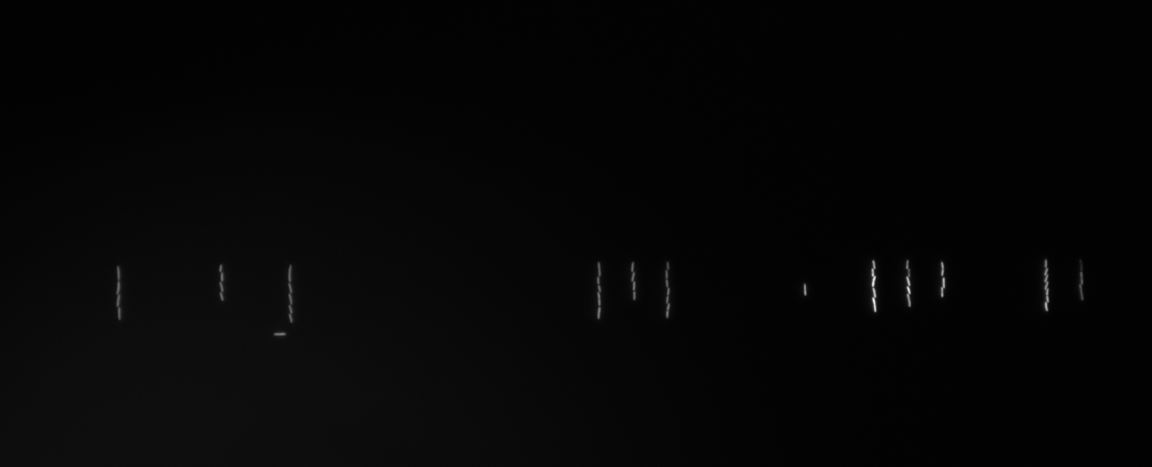
#> input picture prototyping/6_93_mCherry.tiff, 2304 x 934 px (shown at 1/2 size)
$ jupyter execute quickseg_test.ipynb   (older library calls are emulated)
#> lines starting #> are read from the running program, lines starting #| are printed output that depends on the picture; after the words box and inside, x2 and y2 are one past the last pixel; in counts of white or black regions, pixels touching at a corner belong together
[cell 1]
import matplotlib.pyplot as plt
import numpy as np
import requests
from PIL import Image
from matplotlib.pyplot import imshow
from skimage.morphology import erosion, dilation, opening, closing
from skimage.filters import threshold_otsu, threshold_niblack, threshold_sauvola
from skimage.measure import regionprops_table, label
import pandas as pd

[cell 2]
test_image = np.array(Image.open("6_93_mCherry.tiff"))[500:700,:]
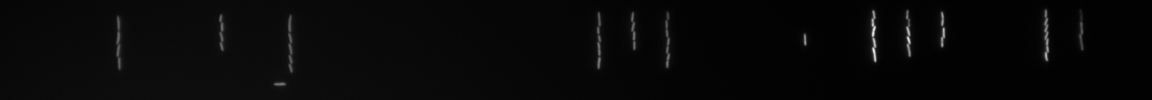
#> test_image: shape (200, 2304) uint16 (shown at 1/2 size); min 165, max 10499, mean 500.9; drawn with min black and max white

[cell 3]
plt.figure(figsize=(45,25))
niblack_thresholded = threshold_niblack(test_image,k=0.001,window_size=7)
niblack_binary = test_image > niblack_thresholded
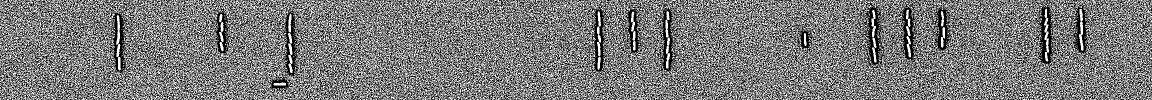
#> niblack_binary: shape (200, 2304) bool (shown at 1/2 size); 47.9% white in thin lines or dots
niblack_binary_opened = opening(niblack_binary,selem=np.ones((1,4)))
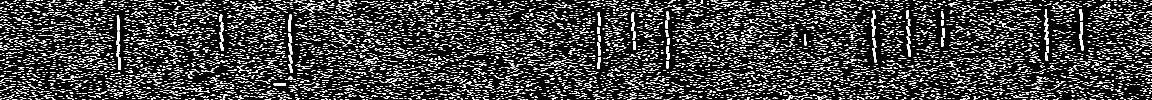
#> niblack_binary_opened: shape (200, 2304) bool (shown at 1/2 size); 14.1% white in thin lines or dots
plt.imshow(niblack_binary_opened)
final_seg = niblack_binary_opened

[cell 4]
cells_labeled = label(niblack_binary_opened)
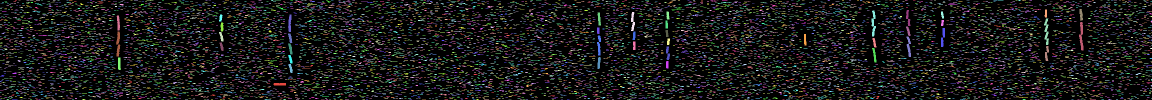
#> cells_labeled: shape (200, 2304) int32 (shown at 1/2 size); 9035 distinct labels, from 0 to 9034; one colour per label, 0 black

[cell 5]
cell_data = regionprops_table(label_image = cells_labeled,
                              intensity_image = test_image, properties=[
                                  "label", "area", "mean_intensity",
                                  "major_axis_length","minor_axis_length", "centroid", "eccentricity"])
#> cell_data = 8 items
cell_data = pd.DataFrame(cell_data)
#> cell_data = table of 9034 rows and 8 columns
cell_data = cell_data[cell_data["area"] > 50]
#> cell_data = table of 41 rows and 8 columns
segmented_cell_image = np.zeros(cells_labeled.shape)
for x in range(len(cell_data)):
    current_val = cell_data["label"].iloc[x]
    current_image = (cells_labeled == current_val)
    segmented_cell_image = segmented_cell_image + current_image
#> this loop made 41 passes
#> current_val on passes 1 to 12: 925, 965, 1008, 1055, 1141, 1153, 1183, 1226, 1371, 1374, 1457, 1746
#> pass 1, `current_image = (cells_labeled == current_val)`:
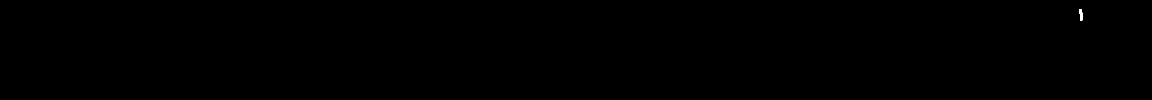
#> current_image: shape (200, 2304) bool (shown at 1/2 size); 0.03% white; 1 white region, box (x1, y1, x2, y2) and area: (2159, 18, 2166, 41) 118
#> after the loop:
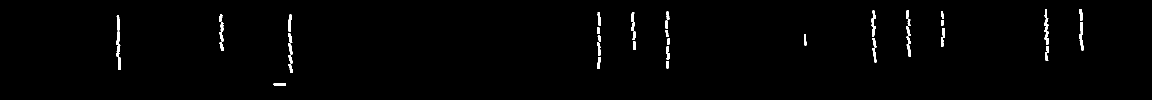
#> segmented_cell_image: shape (200, 2304) float64 (shown at 1/2 size); values 0 (black) and 1 (white), 1.1% white; 41 white regions, largest, box (x1, y1, x2, y2) and area: (2158, 44, 2167, 101) 283, (2088, 37, 2098, 90) 263, (232, 63, 241, 113) 252

[cell 6]
cell_data.mean()

[cell 7]
cell_data.var()

[cell 8]
plt.figure(figsize=(45,25))
plt.imshow(segmented_cell_image[:,500:700])
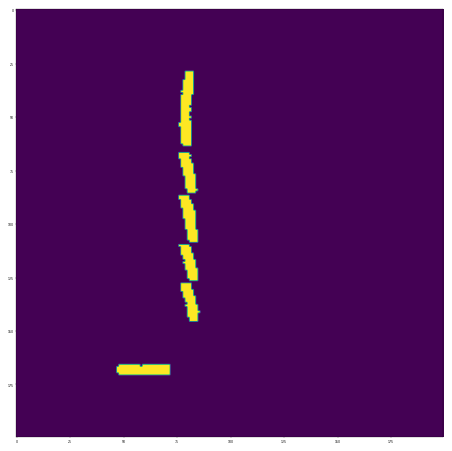
#> figure drawn by matplotlib, 1 panel
